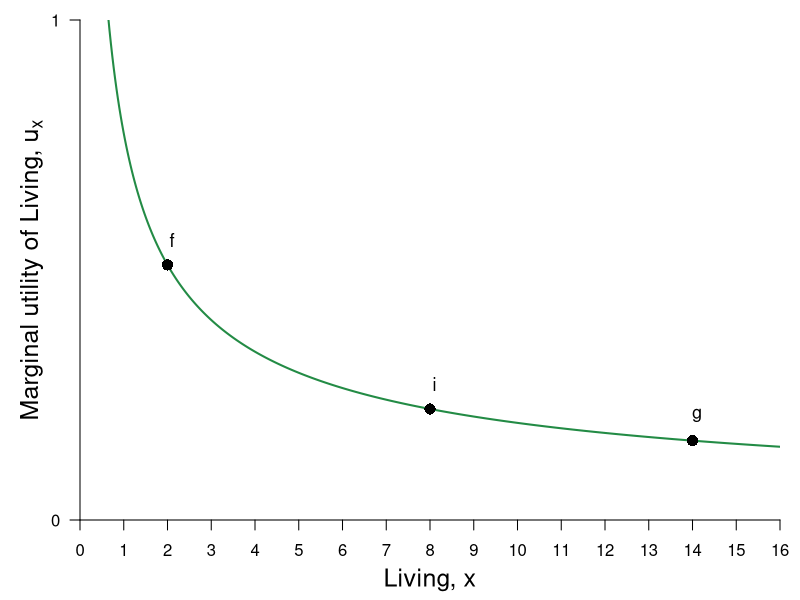

Recreate this plot in R.
#Graph Designer: Simon Halliday
#Authors: Bowles, Foley and Halliday
#Title: Coordination, Conflict and Competition: A Text in Microeconomics

library(shape)
#pdf(file = "indiff_shaded_newSTEP1.pdf", width = 8, height = 6)
#pdf(file = "indiff_shaded_newSTEP2.pdf", width = 8, height = 6)
pdf(file = "constrained_optimization/living_mufn.pdf", width = 8, height = 6)

#Set parameters for graphics
axislabelsize <- 1.5
labelsize <- 1.1
graphlinewidth <- 2
segmentlinewidth <- 1.5

COL <- c("#7fc97f", "#beaed4", "#fdc086", "#ffff99", "#386cb0", "#f0027f", "#bf5b17", "#666666")
COLA <- c("#e0f3db", "#99d8c9","#66c2a4","#41ae76", "#238b45", "#005824")
COLB <- c("#c6dbef", "#4eb3d3", "#2b8cbe", "#0868ac","#084081")

#Edited the margins to cater for the larger LHS labels
par(mar =  c(4, 4, 1, 1))

uFn <- function(x, y = 3, alpha = 0.4){
  (x^alpha)*(y^(1 - alpha))
}

muFn <- function(x, y = 3, alpha = 0.4){
  alpha*(x^(alpha - 1))*(y^(1 - alpha))
}


indiffA <- function(x, alpha = 0.5, uA = 5) {
  (uA / x^alpha)^(1/(1 - alpha))
}

xlims <- c(0, 16)
ylims <- c(0, 1)

npts <- 501 
x <- seq(xlims[1], xlims[2], length.out = npts)
y <- seq(ylims[1], ylims[2], length.out = npts) 
a <- c(2, 4, 6)

plot(0, 0, xlim = xlims, ylim = ylims, type = "n",
     xlab = expression(paste("")),
     ylab = expression(paste("")), 
     xaxt = "n", 
     yaxt = "n", 
     cex.lab = axislabelsize, 
     bty = "n", 
     xaxs="i", 
     yaxs="i"
)


ticksy <- seq(from = 0, to = ylims[2], by = 1)
ylabels <- seq(from = 0, to = ylims[2], by = 1)
ticksx <- seq(from = 0, to = xlims[2], by = 1)
xlabels <- seq(from = 0, to = xlims[2], by = 1)
# ticksy <- c(ylims[1], 5.25, 8, ylims[2])
# ylabels <- c(NA, expression(paste(y,"*")), expression(paste(bar(y))), NA)
# ticksx <- c(xlims[1], 5.25, 8.944272, xlims[2])
# xlabels <- c(NA, expression(paste(x,"*")), expression(paste(bar(x))), NA)

axis(1, at = ticksx, pos = 0, labels = xlabels)
axis(2, at = ticksy, pos = 0, labels = ylabels, las = 1)

npts <- 500 
xx1 <- seq(xlims[1], xlims[2], length.out = npts)
xx2 <- seq(0, xlims[2], length.out = npts)
xx3 <- seq(xlims[1], 0, length.out = npts)

#Draw the polygon for shading the utility areas
# xpoly1 <- seq(from = xlims[1], to = xlims[2], length.out = 500)
# ypoly1 <- indiffA(xpoly1, alpha = 0.5, uA = 4)
# polygon(x = c(xpoly1, rev(xpoly1[1])), y = c(ypoly1, rev(ypoly1)[1]), col=COLA[1], density=NULL, border = NA)
# ypoly1 <- indiffA(xpoly1, alpha = 0.5, uA = 4)
# polygon(x = c(0, 0, xlims[2], xlims[2], 0), y = c(0, indiffA(xlims[2]), indiffA(xlims[2]), 0, 0), col=COLA[1], density=NULL, border = NA)
# polygon(x = c(xlims[2], rev(xpoly1), xpoly1), y = c(ylims[2], rev(ypoly1), ypoly1), col=COLB[1], density=NULL, border = NA)


#Draw the graphs
lines(xx1, muFn(xx1), col = COLA[5], lwd = graphlinewidth)

#Label the feasible frontier
# text(3.2, 1, expression("Feasible Frontier"), cex = labelsize)
# text(3.2, 0.5, expression("(production possibilities frontier)"), cex = labelsize)
# Arrows(4.35, 0.95, 8.1, 0.95, col = "black", lty = 1, lwd = 2, arr.type = "triangle", arr.lwd = 0.5)

#Axis labels
#mtext(expression(paste("Living, ", x)), side = 1, line = 2.5, cex = axislabelsize)
text(0.5*xlims[2], -0.12, expression(paste("Living, ", x)), xpd = TRUE, cex = axislabelsize)
text(-1.1, 0.5*ylims[2], expression(paste("Marginal utility of Living, ", u[x])), xpd = TRUE, cex = axislabelsize, srt = 90)
                                    
                                    


# contour(x, y, 
#         outer(x, y, uFn),
#         drawlabels = FALSE,
#         col = COLB[3],
#         lwd = graphlinewidth,
#         levels = a, 
#         xaxs="i", 
#         yaxs="i", 
#         add = TRUE)


#Label the indifference curves
# text(9.5, 1.3, expression(u[4]^A == 4), cex = labelsize)
# text(3, 3, expression(u^A < 4), cex = labelsize)
# text(3, 2.5, expression(paste("Worse than ", u[4]^A)), cex = labelsize)
# text(7, 7, expression(u^A > 4), cex = labelsize)
# text(7, 6.5, expression(paste("Better than ", u[4]^A)), cex = labelsize)
#text(9.5, 3.15, expression(u[2]^A), cex = labelsize)
#text(9.5, 5.85, expression(u[3]^A), cex = labelsize)

text(2 + 0.1, muFn(2) + 0.05, expression(paste(f)), cex = labelsize)
points(2, muFn(2), pch = 16, col = "black", cex = 1.5)

text(8+ 0.1, muFn(8) + 0.05, expression(paste(i)), cex = labelsize)
points(8, muFn(8), pch = 16, col = "black", cex = 1.5)

text(14+ 0.1, muFn(14) + 0.05, expression(paste(g)), cex = labelsize)
points(14, muFn(14), pch = 16, col = "black", cex = 1.5)

dev.off()
